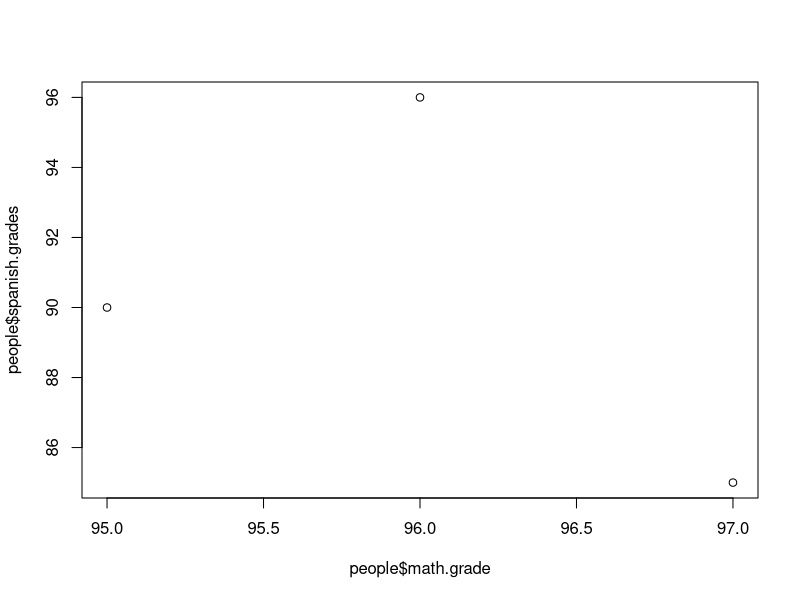

The R source for this figure:
# An exercise for working with basic data in R

# Create a vector `students` with three names in it
students <- c('Rashmi', 'Amelia', 'Allen')

# Create a vector `math.grades` that represents grades for each person (0 - 100 scale)
math.grade <- c(97, 95, 96)

# Create a vector `spanish.grades` that represents grades for each person (0 - 100 scale)
spanish.grades <- c(85,90,96)

# Use the `data.frame` function to combine `students`, `math.grades`, and `spanish.grades` into a variable `people`
people <- data.frame(students,math.grade, spanish.grades)
 
# Calculate a new column `average` which is the average grade across courses
# Hint: calculate the average manually, not with any functions
people$average <- ((people$math.grade + people$spanish.grades) / 2)

# Which student(s) had the highest average grade?
#Allen had the highest average
highest.average <- people[people$average == max(people$average),'students']

# Which students had lower spanish grades than math grades?
#Both Rashmi and Amelia had lower spanish grades
spanish.lower.grade <- people[people$math.grade > people$spanish.grades, 'students']

# Plot the relationship between math and spanish grades using the `plot` function
plot(people$math.grade,people$spanish.grades)
